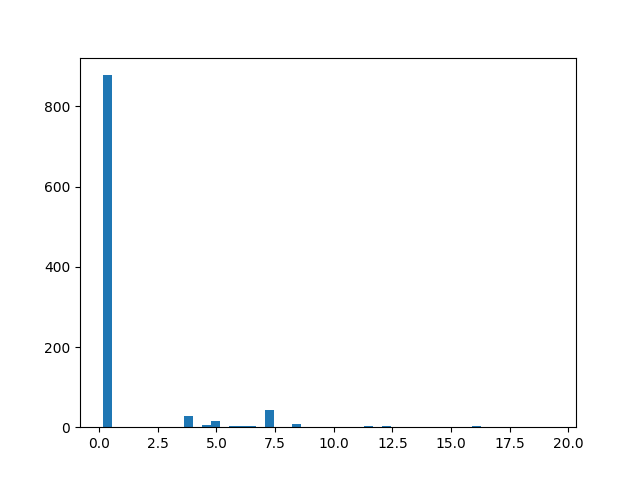

Write Python code to recreate this figure.
# Doing some tests

import matrix_count
import numpy as np
import matplotlib.pyplot as plt

# test_margin = [2, 16, 14, 30, 9, 24, 11, 25, 12, 4, 12, 8, 11, 11, 24, 1, 8, 10, 13, 16, 20, 9, 13, 12, 8, 19, 22, 7, 19, 1, 6, 3]

# estimate, err = matrix_count.count_log_symmetric_matrices(test_margin, binary_matrix=True)
# print(estimate, err)

# print(matrix_count.erdos_gallai_check(test_margin))

# print(erdos_gallai_check_parts(test_margin))

test_margin = [1, 1, 1, 1, 1, 1, 1, 1, 1, 1, 1, 49, 1, 1, 1, 1, 1, 1, 1, 1, 1, 1, 1, 1, 1, 1, 14, 1, 1, 1, 1, 1, 1, 1, 1, 1, 1, 1, 1, 1, 1, 15, 1, 1, 1, 1, 1, 1, 1, 1, 1, 1, 1, 1, 1, 1, 1, 1, 1, 4, 1, 259, 1, 1]

# Take samples
num_samples = 1000
entropies = []
for _ in range(num_samples):
    sample, entropy = matrix_count.sample_symmetric_matrix(test_margin)
    entropies.append(entropy)

# Plot hist
plt.hist(entropies, bins=50)
plt.savefig("testing.png")
print(entropies)